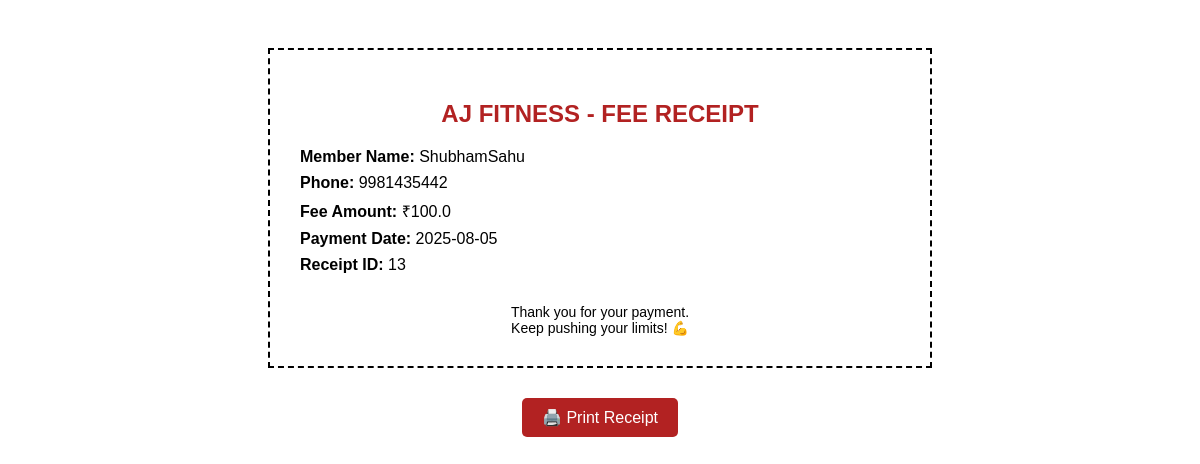
/print-receipt/13, run on the app's committed database.
### tables this page shows
CREATE TABLE members (
    id INTEGER PRIMARY KEY AUTOINCREMENT,
    name TEXT NOT NULL,
    phone TEXT,
    photo TEXT,
    start_date TEXT,
    end_date TEXT
);

CREATE TABLE fees (
    id INTEGER PRIMARY KEY AUTOINCREMENT,
    member_id INTEGER,
    amount REAL,
    date TEXT,
    FOREIGN KEY (member_id) REFERENCES members(id)
);

### app.py (the view)
@app.route('/print-receipt/<int:fee_id>')
def print_receipt(fee_id):
    conn = get_db_connection()
    fee = conn.execute("SELECT * FROM fees WHERE id = ?", (fee_id,)).fetchone()
    member = conn.execute("SELECT * FROM members WHERE id = ?", (fee['member_id'],)).fetchone()
    conn.close()
    return render_template('print_receipt.html', fee=fee, member=member)

### app.py (called while the page is built)
def get_db_connection():
    conn = sqlite3.connect(DB_PATH)
    conn.row_factory = sqlite3.Row
    return conn

### templates/print_receipt.html (shortened to what this page needs)
<!DOCTYPE html>
<html>
<head>
</head>
<body>
    <div class="receipt">
        <h2>AJ FITNESS - FEE RECEIPT</h2>
        <div class="details">
            <p><strong>Member Name:</strong> {{ member.name }}</p>
            <p><strong>Phone:</strong> {{ member.phone }}</p>
            <p><strong>Fee Amount:</strong> ₹{{ fee.amount }}</p>
            <p><strong>Payment Date:</strong> {{ fee.date }}</p>
            <p><strong>Receipt ID:</strong> {{ fee.id }}</p>
        </div>
        <div class="footer">
            Thank you for your payment.<br>
            Keep pushing your limits! 💪
        </div>
    </div>
    <button class="print-btn" onclick="window.print()">🖨️ Print Receipt</button>
</body>
</html>

### templates/print_receipt.html (style rules this page uses)
body { font-family: Arial, sans-serif; background: #ffffff; color: #000; padding: 40px; }
.receipt { max-width: 600px; margin: auto; border: 2px dashed #000; padding: 30px; }
h2 { text-align: center; color: #b22222; }
.details { margin: 20px 0; }
.details p { margin: 8px 0; font-size: 16px; }
.footer { text-align: center; margin-top: 30px; font-size: 14px; }
.print-btn { display: block; margin: 30px auto 10px; padding: 10px 20px; font-size: 16px; background: #b22222; color: white; border: none; border-radius: 5px; cursor: pointer; }

### data on the page
members: name "ShubhamSahu", phone "9981435442"
fees: amount "100.0", date "2025-08-05", id "13"
